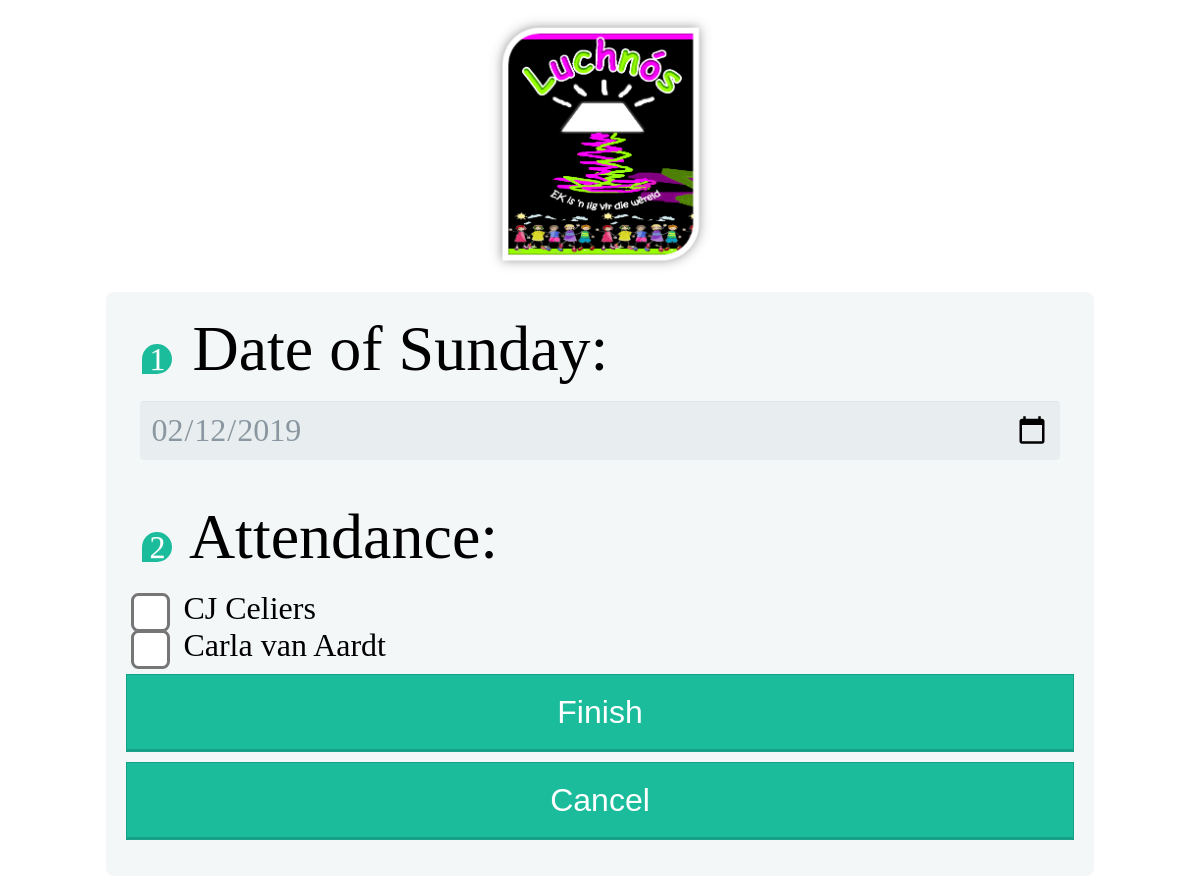
Screenshot of /register.php (signed in) with the database file from the repository.
### tables this page shows
CREATE TABLE student ( 
	id INTEGER NOT NULL PRIMARY KEY AUTOINCREMENT,
	name TEXT NOT NULL,
	surname TEXT NOT NULL,
	birthday date,
	age INTEGER,
	houseaddress TEXT,
	mom TEXT,
	momnum TEXT,
	dad TEXT,
	dadnum TEXT,
	churchsms TEXT,
	active BIT,
    class_id INTEGER);

### register.php (the view, shortened to what this page needs)
<html>
    <head>
        <link rel="stylesheet" href="main.css">
    </head>
    <body>
        <div style="text-align: center"><img alt="Logo" src="Pictures/Logo2.png" width="250px" /></div>
        <div class="form-style-5">
            <form method="POST">
                <fieldset>
                <legend><span class="number">1</span> Date of Sunday:</legend>
                <input type="date" value="<?php echo date('Y-m-d'); ?>" name="classdate"  />
                </fieldset>
                <fieldset>
                <legend><span class="number">2</span> Attendance:</legend>
                <?php
                $classid = $_SESSION['class_id'];
                include_once('db_open.php');
                $sql = "SELECT id,name,surname FROM student WHERE class_id = $classid and active != 0;";
                $result = $conn->query($sql);
                foreach ($result as $row) {
                    echo '<input type="checkbox" value="'. $row['id'] .'" name="attended['. $row['id'] .']"><span class="checkboxtext"> '. $row['name'] . ' ' . $row['surname']."</span><br>";
                }
                ?>
                </fieldset>
                <input type="submit" value="Finish" /> <input type="button" value="Cancel" onclick='window.location = "menu.php";'  />
            </form>
        </div>
    </body>
</html>

### main.css (style rules this page uses)
.form-style-5 { max-width: 80%; padding: 10px 20px; background: #f4f7f8; margin: 10px auto; padding: 20px; background: #f4f7f8; border-radius: 8px; font-family: Georgia, "Times New Roman", Times, serif; }
.form-style-5 fieldset { border: none; }
.form-style-5 legend { font-size: 4rem; margin-bottom: 10px; }
.form-style-5 input[type=checkbox] { -ms-transform: scale(3); -moz-transform: scale(3); -webkit-transform: scale(3); -o-transform: scale(3); padding: 15px; }
.form-style-5 .checkboxtext { font-size: 2rem; display: inline; padding: 15px; }
.form-style-5 input[type="text"], .form-style-5 input[type="date"], .form-style-5 input[type="week"], .form-style-5 input[type="datetime"], .form-style-5 input[type="email"], .form-style-5 input[type="number"], .form-style-5 input[type="search"], .form-style-5 input[type="time"], .form-style-5 input[type="password"], .form-style-5 input[type="url"], .form-style-5 textarea, .form-style-5 select { font-family: Georgia, "Times New Roman", Times, serif; background: rgba(255,255,255,.1); border: none; border-radius: 4px; font-size: 2rem; margin: 0; outline: 0; padding: 10px; width: 100%; box-sizing: border-box; -webkit-box-sizing: border-box; -moz-box-sizing: border-box; background-color: #e8eeef; color:#8a97a0; -webkit-box-shadow: 0 1px 0 rgba(0,0,0,0.03) inset; box-shadow: 0 1px 0 rgba(0,0,0,0.03) inset; margin-bottom: 30px; }
.form-style-5 .number { background: #1abc9c; color: #fff; height: 30px; width: 30px; display: inline-block; font-size: 2rem; margin-right: 4px; line-height: 30px; text-align: center; text-shadow: 0 1px 0 rgba(255,255,255,0.2); border-radius: 15px 15px 15px 0px; }
.form-style-5 input[type="submit"], .form-style-5 input[type="button"] { position: relative; display: block; padding: 19px 39px 18px 39px; color: #FFF; margin: 0 auto; background: #1abc9c; font-size: 2rem; text-align: center; font-style: normal; width: 100%; border: 1px solid #16a085; border-width: 1px 1px 3px; margin-bottom: 10px; }

### rows the page displays
student: name "CJ", surname "Celiers"
student: name "Carla", surname "van Aardt"
